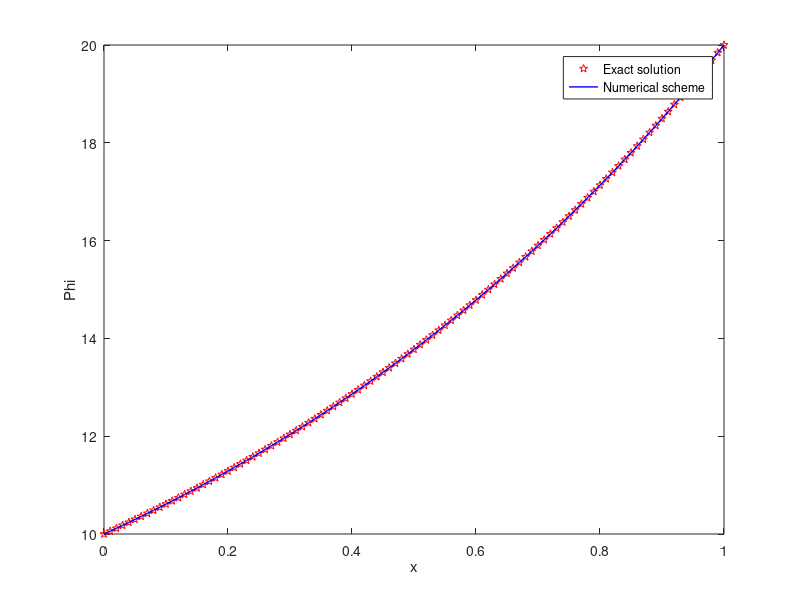

Write the MATLAB code that produced this figure.
clear all
close all
clc

%% Defining the problem
n_points = 101;
dom_length = 1;
h = dom_length/(n_points-1);
x = 0:h:dom_length;
phi(1) = 10;
phi(n_points) = 20;
phi_new(1) = 10;
phi_new(n_points) = 20;
rho = 1;
u = 1;
gamma = 1;
P = rho*u*dom_length/gamma

%% Exact solution
phi_exact = phi(1) + (phi(n_points)-phi(1)).*(exp(P.*x/dom_length) - 1)./(exp(P) - 1);
figure(1);
plot(x, phi_exact, 'rp')

%% Differencing scheme
error = 1;
iterations = 0;
while error > 1e-7
    for i = 2:n_points-1
        a_E = gamma/h - rho*u/2;
        a_W = gamma/h + rho*u/2;
        a_P = rho*u/2 - rho*u/2 + gamma/h + gamma/h;
        phi_new(i) = (a_E*phi(i+1) + a_W*phi(i-1))/a_P;
    end
    iterations = iterations + 1;
    error = 0;
    for i = 2:n_points-1
        error = error + abs(phi(i) - phi_new(i));
    end
    phi = phi_new;
end
figure(1);
hold on
plot(x, phi, 'b', 'LineWidth', 1)
xlabel('x')
ylabel('Phi')
legend('Exact solution', 'Numerical scheme')